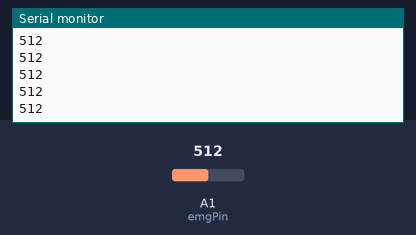
Simulated run of this sketch. Board: Arduino Uno, built with avr-gcc and run on an emulated ATmega328P. On the bench: the last lines printed to the serial monitor. The inputs (shaded band) are chosen by the test bench; at power-on: A1 (emgPin) = 512.

Above: at 1.2 s.
1.3 s: A1 (emgPin) set to 716
At 1.31 s:
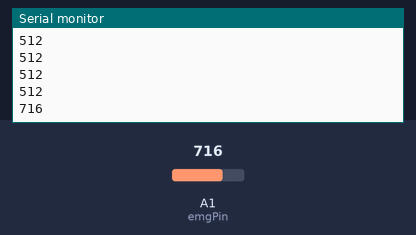
2.8 s: A1 (emgPin) set to 900
At 2.81 s:
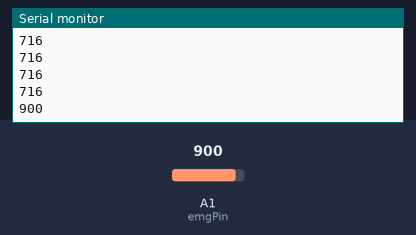
Timing chart, 0 to 5.8 s (numbered marks = the images above; inputs shaded):
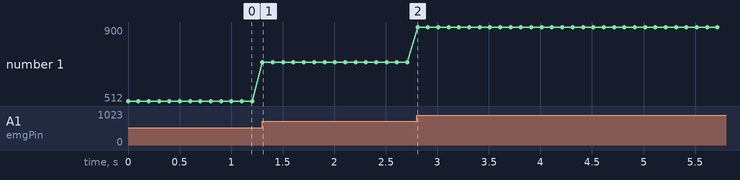

The sketch:

Myoware_Testing.ino
```cpp
int emgPin= A1;
int emgValue = 0;

void setup() {
  // put your setup code here, to run once:
  Serial.begin(9600);

}

void loop() {
  // put your main code here, to run repeatedly:

  emgValue= analogRead(emgPin);
  Serial.println(emgValue);
  delay(100);
}
```

Measured:
- after the input at 1.3 s, the serial monitor: prints a new line at once (image 1)
- after the input at 2.8 s, the serial monitor: prints a new line at once (image 2)
- plotted number 1: 512 → 716 after the input at 1.3 s, 716 → 900 after the input at 2.8 s
